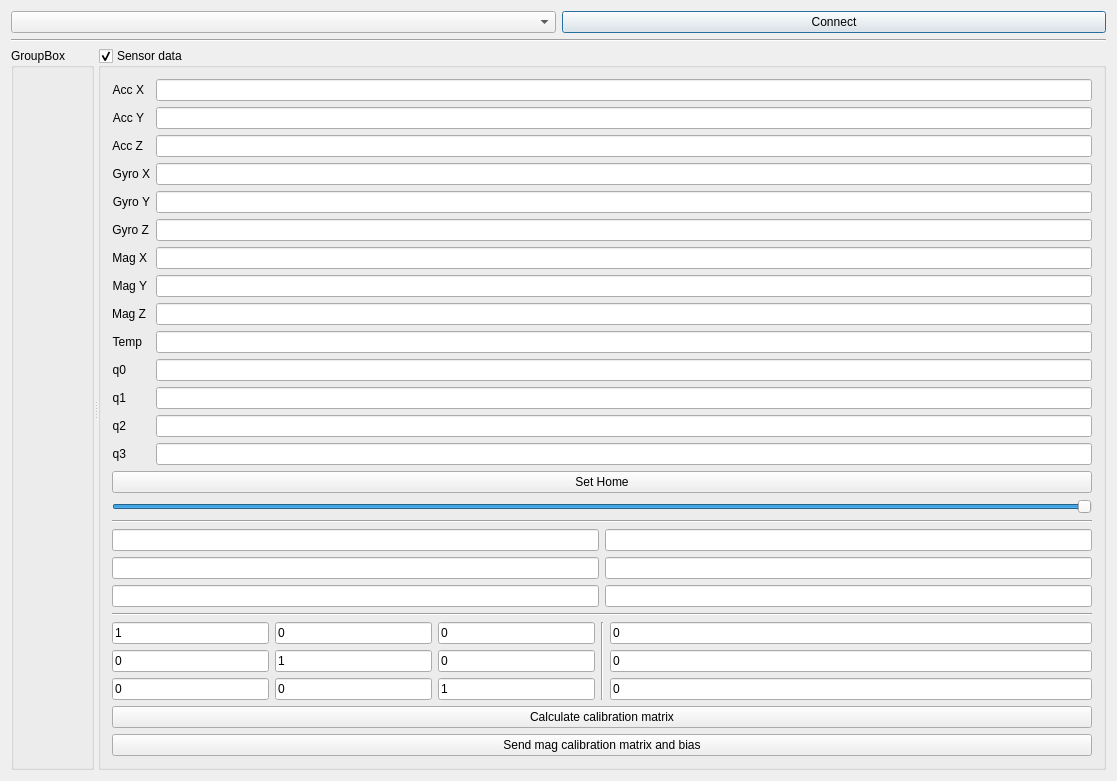
<?xml version="1.0" encoding="UTF-8"?>
<ui version="4.0">
 <class>Dialog</class>
 <widget class="QDialog" name="Dialog">
  <property name="geometry">
   <rect>
    <x>0</x>
    <y>0</y>
    <width>1117</width>
    <height>738</height>
   </rect>
  </property>
  <property name="windowTitle">
   <string>Dialog</string>
  </property>
  <layout class="QVBoxLayout" name="verticalLayout_4">
   <item>
    <layout class="QHBoxLayout" name="horizontalLayout">
     <item>
      <widget class="QComboBox" name="mSerialPortsCombo"/>
     </item>
     <item>
      <widget class="QPushButton" name="mConnectButton">
       <property name="text">
        <string>Connect</string>
       </property>
      </widget>
     </item>
    </layout>
   </item>
   <item>
    <widget class="Line" name="line">
     <property name="orientation">
      <enum>Qt::Horizontal</enum>
     </property>
    </widget>
   </item>
   <item>
    <widget class="QSplitter" name="splitter">
     <property name="orientation">
      <enum>Qt::Horizontal</enum>
     </property>
     <widget class="QGroupBox" name="groupBox_2">
      <property name="title">
       <string>GroupBox</string>
      </property>
      <layout class="QVBoxLayout" name="verticalLayout">
       <item>
        <widget class="cGLWidget" name="mGLWidget" native="true">
         <property name="focusPolicy">
          <enum>Qt::StrongFocus</enum>
         </property>
        </widget>
       </item>
      </layout>
     </widget>
     <widget class="QGroupBox" name="mSensorDataGroupBox">
      <property name="title">
       <string>Sensor data</string>
      </property>
      <property name="checkable">
       <bool>true</bool>
      </property>
      <layout class="QVBoxLayout" name="verticalLayout_5">
       <item>
        <layout class="QFormLayout" name="formLayout">
         <item row="0" column="0">
          <widget class="QLabel" name="label">
           <property name="text">
            <string>Acc X</string>
           </property>
           <property name="alignment">
            <set>Qt::AlignRight|Qt::AlignTrailing|Qt::AlignVCenter</set>
           </property>
          </widget>
         </item>
         <item row="0" column="1">
          <widget class="QLineEdit" name="mAccX">
           <property name="alignment">
            <set>Qt::AlignRight|Qt::AlignTrailing|Qt::AlignVCenter</set>
           </property>
          </widget>
         </item>
         <item row="1" column="0">
          <widget class="QLabel" name="label_2">
           <property name="text">
            <string>Acc Y</string>
           </property>
           <property name="alignment">
            <set>Qt::AlignRight|Qt::AlignTrailing|Qt::AlignVCenter</set>
           </property>
          </widget>
         </item>
         <item row="1" column="1">
          <widget class="QLineEdit" name="mAccY">
           <property name="alignment">
            <set>Qt::AlignRight|Qt::AlignTrailing|Qt::AlignVCenter</set>
           </property>
          </widget>
         </item>
         <item row="2" column="0">
          <widget class="QLabel" name="label_3">
           <property name="text">
            <string>Acc Z</string>
           </property>
           <property name="alignment">
            <set>Qt::AlignRight|Qt::AlignTrailing|Qt::AlignVCenter</set>
           </property>
          </widget>
         </item>
         <item row="2" column="1">
          <widget class="QLineEdit" name="mAccZ">
           <property name="alignment">
            <set>Qt::AlignRight|Qt::AlignTrailing|Qt::AlignVCenter</set>
           </property>
          </widget>
         </item>
         <item row="3" column="0">
          <widget class="QLabel" name="label_4">
           <property name="text">
            <string>Gyro X</string>
           </property>
           <property name="alignment">
            <set>Qt::AlignRight|Qt::AlignTrailing|Qt::AlignVCenter</set>
           </property>
          </widget>
         </item>
         <item row="3" column="1">
          <widget class="QLineEdit" name="mGyroX">
           <property name="alignment">
            <set>Qt::AlignRight|Qt::AlignTrailing|Qt::AlignVCenter</set>
           </property>
          </widget>
         </item>
         <item row="4" column="0">
          <widget class="QLabel" name="label_5">
           <property name="text">
            <string>Gyro Y</string>
           </property>
           <property name="alignment">
            <set>Qt::AlignRight|Qt::AlignTrailing|Qt::AlignVCenter</set>
           </property>
          </widget>
         </item>
         <item row="4" column="1">
          <widget class="QLineEdit" name="mGyroY">
           <property name="alignment">
            <set>Qt::AlignRight|Qt::AlignTrailing|Qt::AlignVCenter</set>
           </property>
          </widget>
         </item>
         <item row="5" column="0">
          <widget class="QLabel" name="label_6">
           <property name="text">
            <string>Gyro Z</string>
           </property>
           <property name="alignment">
            <set>Qt::AlignRight|Qt::AlignTrailing|Qt::AlignVCenter</set>
           </property>
          </widget>
         </item>
         <item row="5" column="1">
          <widget class="QLineEdit" name="mGyroZ">
           <property name="alignment">
            <set>Qt::AlignRight|Qt::AlignTrailing|Qt::AlignVCenter</set>
           </property>
          </widget>
         </item>
         <item row="6" column="0">
          <widget class="QLabel" name="label_7">
           <property name="text">
            <string>Mag X</string>
           </property>
           <property name="alignment">
            <set>Qt::AlignRight|Qt::AlignTrailing|Qt::AlignVCenter</set>
           </property>
          </widget>
         </item>
         <item row="6" column="1">
          <widget class="QLineEdit" name="mMagX">
           <property name="alignment">
            <set>Qt::AlignRight|Qt::AlignTrailing|Qt::AlignVCenter</set>
           </property>
          </widget>
         </item>
         <item row="7" column="0">
          <widget class="QLabel" name="label_8">
           <property name="text">
            <string>Mag Y</string>
           </property>
           <property name="alignment">
            <set>Qt::AlignRight|Qt::AlignTrailing|Qt::AlignVCenter</set>
           </property>
          </widget>
         </item>
         <item row="7" column="1">
          <widget class="QLineEdit" name="mMagY">
           <property name="alignment">
            <set>Qt::AlignRight|Qt::AlignTrailing|Qt::AlignVCenter</set>
           </property>
          </widget>
         </item>
         <item row="8" column="0">
          <widget class="QLabel" name="label_9">
           <property name="text">
            <string>Mag Z</string>
           </property>
           <property name="alignment">
            <set>Qt::AlignRight|Qt::AlignTrailing|Qt::AlignVCenter</set>
           </property>
          </widget>
         </item>
         <item row="8" column="1">
          <widget class="QLineEdit" name="mMagZ">
           <property name="alignment">
            <set>Qt::AlignRight|Qt::AlignTrailing|Qt::AlignVCenter</set>
           </property>
          </widget>
         </item>
         <item row="9" column="0">
          <widget class="QLabel" name="label_10">
           <property name="text">
            <string>Temp</string>
           </property>
           <property name="alignment">
            <set>Qt::AlignRight|Qt::AlignTrailing|Qt::AlignVCenter</set>
           </property>
          </widget>
         </item>
         <item row="9" column="1">
          <widget class="QLineEdit" name="mTemp">
           <property name="alignment">
            <set>Qt::AlignRight|Qt::AlignTrailing|Qt::AlignVCenter</set>
           </property>
          </widget>
         </item>
         <item row="10" column="0">
          <widget class="QLabel" name="label_11">
           <property name="text">
            <string>q0</string>
           </property>
           <property name="alignment">
            <set>Qt::AlignRight|Qt::AlignTrailing|Qt::AlignVCenter</set>
           </property>
          </widget>
         </item>
         <item row="10" column="1">
          <widget class="QLineEdit" name="mQ0">
           <property name="alignment">
            <set>Qt::AlignRight|Qt::AlignTrailing|Qt::AlignVCenter</set>
           </property>
          </widget>
         </item>
         <item row="11" column="0">
          <widget class="QLabel" name="label_12">
           <property name="text">
            <string>q1</string>
           </property>
           <property name="alignment">
            <set>Qt::AlignRight|Qt::AlignTrailing|Qt::AlignVCenter</set>
           </property>
          </widget>
         </item>
         <item row="11" column="1">
          <widget class="QLineEdit" name="mQ1">
           <property name="alignment">
            <set>Qt::AlignRight|Qt::AlignTrailing|Qt::AlignVCenter</set>
           </property>
          </widget>
         </item>
         <item row="12" column="0">
          <widget class="QLabel" name="label_13">
           <property name="text">
            <string>q2</string>
           </property>
           <property name="alignment">
            <set>Qt::AlignRight|Qt::AlignTrailing|Qt::AlignVCenter</set>
           </property>
          </widget>
         </item>
         <item row="12" column="1">
          <widget class="QLineEdit" name="mQ2">
           <property name="alignment">
            <set>Qt::AlignRight|Qt::AlignTrailing|Qt::AlignVCenter</set>
           </property>
          </widget>
         </item>
         <item row="13" column="0">
          <widget class="QLabel" name="label_14">
           <property name="text">
            <string>q3</string>
           </property>
           <property name="alignment">
            <set>Qt::AlignRight|Qt::AlignTrailing|Qt::AlignVCenter</set>
           </property>
          </widget>
         </item>
         <item row="13" column="1">
          <widget class="QLineEdit" name="mQ3">
           <property name="alignment">
            <set>Qt::AlignRight|Qt::AlignTrailing|Qt::AlignVCenter</set>
           </property>
          </widget>
         </item>
        </layout>
       </item>
       <item>
        <widget class="QPushButton" name="mSaveQuatButton">
         <property name="text">
          <string>Set Home</string>
         </property>
        </widget>
       </item>
       <item>
        <widget class="QSlider" name="mScaleSlider">
         <property name="minimum">
          <number>0</number>
         </property>
         <property name="maximum">
          <number>100</number>
         </property>
         <property name="value">
          <number>100</number>
         </property>
         <property name="orientation">
          <enum>Qt::Horizontal</enum>
         </property>
        </widget>
       </item>
       <item>
        <widget class="Line" name="line_2">
         <property name="orientation">
          <enum>Qt::Horizontal</enum>
         </property>
        </widget>
       </item>
       <item>
        <layout class="QVBoxLayout" name="verticalLayout_3">
         <item>
          <spacer name="verticalSpacer">
           <property name="orientation">
            <enum>Qt::Vertical</enum>
           </property>
           <property name="sizeHint" stdset="0">
            <size>
             <width>17</width>
             <height>37</height>
            </size>
           </property>
          </spacer>
         </item>
         <item>
          <layout class="QGridLayout" name="gridLayout_2">
           <item row="0" column="0">
            <widget class="QLineEdit" name="mMagXMin"/>
           </item>
           <item row="0" column="1">
            <widget class="QLineEdit" name="mMagXMax"/>
           </item>
           <item row="1" column="0">
            <widget class="QLineEdit" name="mMagYMin"/>
           </item>
           <item row="1" column="1">
            <widget class="QLineEdit" name="mMagYMax"/>
           </item>
           <item row="2" column="0">
            <widget class="QLineEdit" name="mMagZMin"/>
           </item>
           <item row="2" column="1">
            <widget class="QLineEdit" name="mMagZMax"/>
           </item>
          </layout>
         </item>
        </layout>
       </item>
       <item>
        <widget class="Line" name="line_4">
         <property name="orientation">
          <enum>Qt::Horizontal</enum>
         </property>
        </widget>
       </item>
       <item>
        <layout class="QHBoxLayout" name="horizontalLayout_2">
         <item>
          <layout class="QGridLayout" name="gridLayout">
           <item row="0" column="0">
            <widget class="QLineEdit" name="mMag11">
             <property name="text">
              <string>1</string>
             </property>
            </widget>
           </item>
           <item row="0" column="1">
            <widget class="QLineEdit" name="mMag12">
             <property name="text">
              <string>0</string>
             </property>
            </widget>
           </item>
           <item row="0" column="2">
            <widget class="QLineEdit" name="mMag13">
             <property name="text">
              <string>0</string>
             </property>
            </widget>
           </item>
           <item row="1" column="0">
            <widget class="QLineEdit" name="mMag21">
             <property name="text">
              <string>0</string>
             </property>
            </widget>
           </item>
           <item row="1" column="1">
            <widget class="QLineEdit" name="mMag22">
             <property name="text">
              <string>1</string>
             </property>
            </widget>
           </item>
           <item row="1" column="2">
            <widget class="QLineEdit" name="mMag23">
             <property name="text">
              <string>0</string>
             </property>
            </widget>
           </item>
           <item row="2" column="0">
            <widget class="QLineEdit" name="mMag31">
             <property name="text">
              <string>0</string>
             </property>
            </widget>
           </item>
           <item row="2" column="1">
            <widget class="QLineEdit" name="mMag32">
             <property name="text">
              <string>0</string>
             </property>
            </widget>
           </item>
           <item row="2" column="2">
            <widget class="QLineEdit" name="mMag33">
             <property name="text">
              <string>1</string>
             </property>
            </widget>
           </item>
          </layout>
         </item>
         <item>
          <widget class="Line" name="line_3">
           <property name="orientation">
            <enum>Qt::Vertical</enum>
           </property>
          </widget>
         </item>
         <item>
          <layout class="QVBoxLayout" name="verticalLayout_2">
           <item>
            <widget class="QLineEdit" name="mMagBiasX">
             <property name="text">
              <string>0</string>
             </property>
            </widget>
           </item>
           <item>
            <widget class="QLineEdit" name="mMagBiasY">
             <property name="text">
              <string>0</string>
             </property>
            </widget>
           </item>
           <item>
            <widget class="QLineEdit" name="mMagBiasZ">
             <property name="text">
              <string>0</string>
             </property>
            </widget>
           </item>
          </layout>
         </item>
        </layout>
       </item>
       <item>
        <widget class="QPushButton" name="mCalcMagCalMatrix">
         <property name="text">
          <string>Calculate calibration matrix</string>
         </property>
        </widget>
       </item>
       <item>
        <widget class="QPushButton" name="mSendMagCalibButton">
         <property name="text">
          <string>Send mag calibration matrix and bias</string>
         </property>
        </widget>
       </item>
      </layout>
     </widget>
    </widget>
   </item>
  </layout>
 </widget>
 <layoutdefault spacing="6" margin="11"/>
 <customwidgets>
  <customwidget>
   <class>cGLWidget</class>
   <extends>QWidget</extends>
   <header>cglwidget.h</header>
   <container>1</container>
  </customwidget>
 </customwidgets>
 <resources/>
 <connections/>
</ui>
